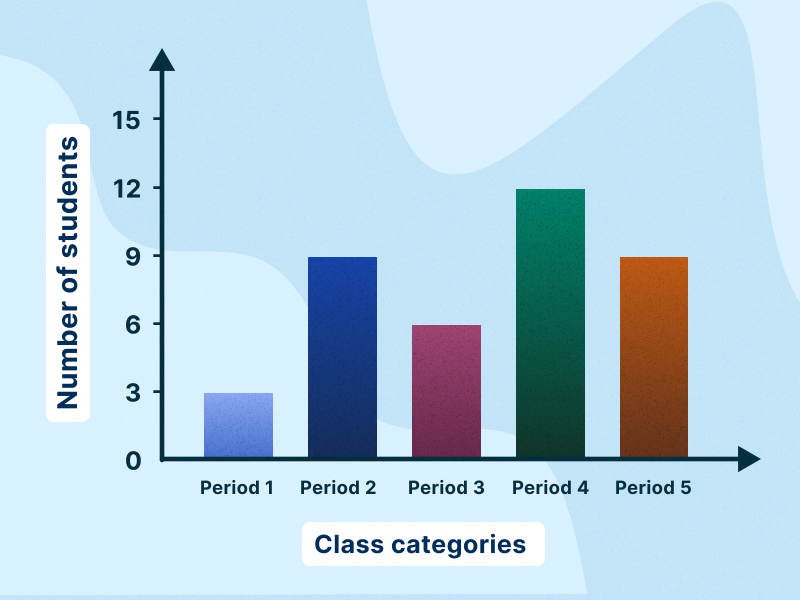
#> input picture Bar Chart/Bar Detection/Dataset/outliers/outlier1.png, 1600 x 1200 px, given as the content of the folder Dataset/images, which was not available (shown at 1/2 size)
$ python barDetector.py
#> lines starting #> are read from the running program, lines starting #| are printed output that depends on the picture; after the words box and inside, x2 and y2 are one past the last pixel; in counts of white or black regions, pixels touching at a corner belong together; pictures that were not available may be replaced by others from this repository, and a replacement may not be noted
import cv2
import numpy as np
import os

def extend_line(x1, y1, x2, y2, img_width, img_height):
    if x1 == x2:  # Vertical line
        return x1, 0, x2, img_height
    elif y1 == y2:  # Horizontal line
        return 0, y1, img_width, y2
    else:
        slope = (y2 - y1) / (x2 - x1)
        intercept = y1 - slope * x1
        x_start = 0
        y_start = int(intercept)
        x_end = img_width
        y_end = int(slope * x_end + intercept)
        return x_start, y_start, x_end, y_end

def get_image(filename:str):
#> called with filename = 'Dataset/images/outlier1.png'
    if filename is None or not isinstance(filename, str):
        return None

    image = cv2.imread(filename)
#> image is the input picture: shape (1200, 1600, 3); mean B, G, R 226.6, 210.2, 184.7

    if image is None:
        return None

    img_width, img_height = 1000, 1000

    return cv2.resize(image, (img_width, img_height))

def detect_axis(filename:str):
    image = get_image(filename)

    if image is None:
        return None, None

    gray = cv2.cvtColor(image, cv2.COLOR_BGR2GRAY)
    edges = cv2.Canny(gray, 50, 150, apertureSize=3)
    lines = cv2.HoughLinesP(edges, 1, np.pi / 180, threshold=200, minLineLength=100, maxLineGap=10)

    leftmost_line = None
    bottommost_line = None
    img_height, img_width = gray.shape

    if lines is not None:
        for line in lines:
            x1, y1, x2, y2 = line[0]

            if abs(x1 - x2) < 10:  # Approx. vertical
                if leftmost_line is None or x1 < leftmost_line[0]:
                    leftmost_line = (x1, y1, x2, y2)

            elif abs(y1 - y2) < 10:  # Approx. horizontal
                if bottommost_line is None or y1 > bottommost_line[1]:
                    bottommost_line = (x1, y1, x2, y2)

    # Extend lines to meet at a common point
    if leftmost_line and bottommost_line:
        lx1, ly1, lx2, ly2 = extend_line(*leftmost_line, img_width, img_height)
        bx1, by1, bx2, by2 = extend_line(*bottommost_line, img_width, img_height)

        return (lx1, ly1, lx2, ly2), (bx1, by1, bx2, by2)

    return leftmost_line, bottommost_line

def find_bar(filename:str, drawBinary:bool=False)->cv2.Mat:
    image = get_image(filename)

    if image is None:
        return None

    # Convert to HSV for color segmentation
    hsv_image = cv2.cvtColor(image, cv2.COLOR_BGR2HSV)
#> hsv_image: shape (1000, 1000, 3); mean H, S, V 95.7, 68.7, 231.3

    # Apply Gaussian Blur to reduce noise
    hsv_image = cv2.GaussianBlur(hsv_image, (5, 5), 0)
#> hsv_image: shape (1000, 1000, 3); mean H, S, V 95.6, 68.7, 231.4
    gray_image = cv2.cvtColor(hsv_image, cv2.COLOR_BGR2GRAY)
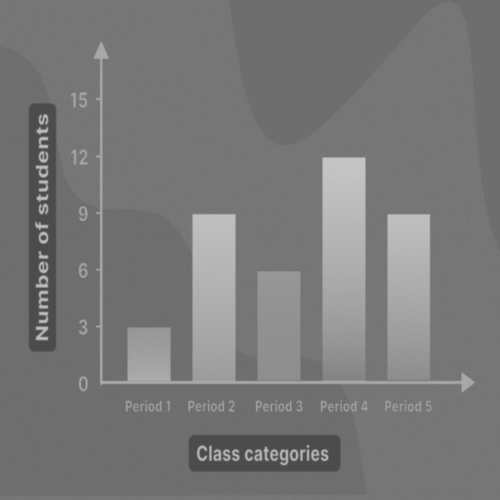
#> gray_image: shape (1000, 1000) (shown at 1/2 size); min 76, max 199, mean 120.4

    # Threshold the image to get binary image and then threshold this image as well
    _, binary_image = cv2.threshold(gray_image, 100, 255, cv2.THRESH_BINARY_INV)
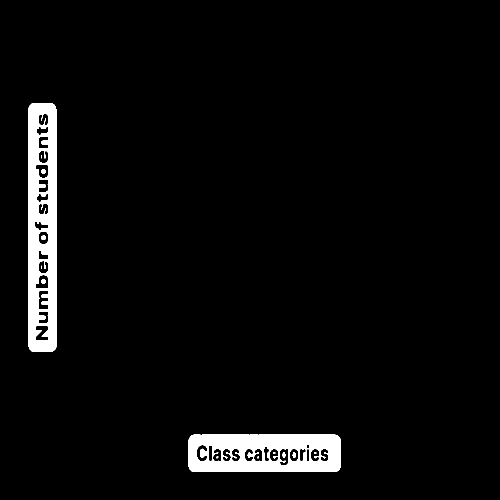
#> binary_image: shape (1000, 1000) (shown at 1/2 size); 4% white; 13 white regions (6 under 20 px), largest, box (x1, y1, x2, y2) and area: (57, 206, 113, 704) 21739, (377, 869, 682, 944) 18273, (82, 471, 92, 480) 73
    _, binary = cv2.threshold(binary_image, 100, 255, cv2.THRESH_BINARY_INV)
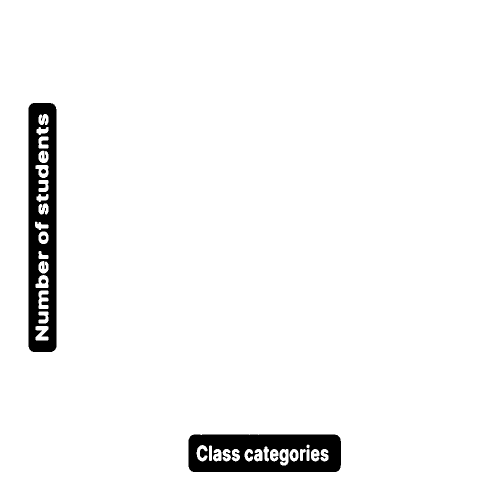
#> binary: shape (1000, 1000) (shown at 1/2 size); 96% white; 13 black regions (6 under 20 px), largest, box (x1, y1, x2, y2) and area: (57, 206, 113, 704) 21739, (377, 869, 682, 944) 18273, (82, 471, 92, 480) 73

    if draw_binary:
        cv2.imshow("HSV Image", hsv_image)
        cv2.imshow("Binary Image", binary)

    # Find contours
    contours, _ = cv2.findContours(binary, cv2.RETR_EXTERNAL, cv2.CHAIN_APPROX_SIMPLE)
#> contours = [[[0, 0], [0, 999], [999, 999], [999, 0]]]

    # Loop through contours and filter filled boxes
    for contour in contours:
        x, y, w, h = cv2.boundingRect(contour)
        contour_area = cv2.contourArea(contour)
        bounding_box_area = w * h

        # Check if contour is a filled box
        if contour_area / bounding_box_area > 0.87:
            cv2.rectangle(image, (x, y), (x + w, y + h), (0, 255, 0), 7)
#> this loop made 1 pass
#> (contour, x, y, w, h, contour_area, bounding_box_area) on pass 1: ([[0, 0], [0, 999], [999, 999], [999, 0]], 0, 0, 1000, 1000, 998001, 1000000)
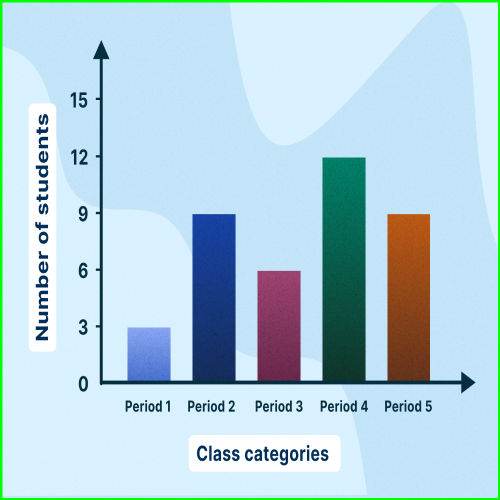
#> image: shape (1000, 1000, 3) (shown at 1/2 size); mean of channels 0, 1, 2 222.1, 210.5, 181; drawn as B, G, R

    return image

def process_images_in_directory(directory:str, drawBinary:bool=False):
    for filename in os.listdir(directory):
        if filename.lower().endswith(('.png', '.jpg', '.jpeg')):
            file_path = os.path.join(directory, filename)

            processed_image = find_bar(file_path, drawBinary)
            x_axis, y_axis = detect_axis(file_path)
#> in detect_axis, `gray = cv2.cvtColor(image, cv2.COLOR_BGR2GRAY)`:
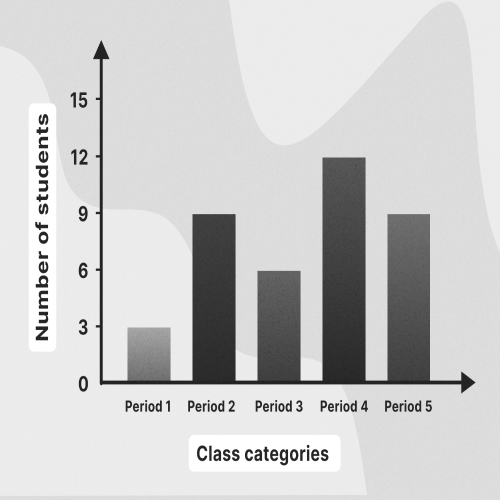
#> gray: shape (1000, 1000) (shown at 1/2 size); min 25, max 255, mean 204.5
#> in detect_axis, `edges = cv2.Canny(gray, 50, 150, apertureSize=3)`:
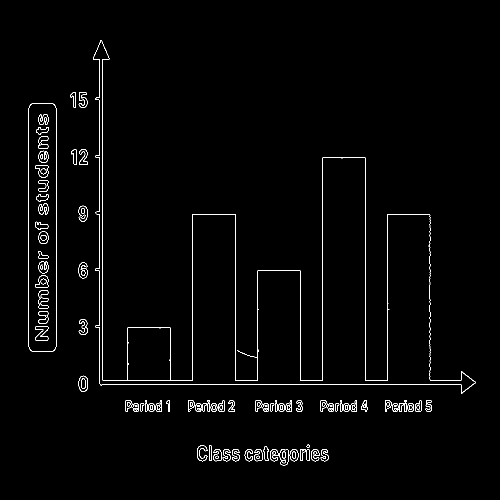
#> edges: shape (1000, 1000) (shown at 1/2 size); 1.4% white in thin lines or dots, all inside (x1, y1, x2, y2) = (57, 80, 951, 931)
#> in detect_axis, `lines = cv2.HoughLinesP(edges, 1, np.pi / 180, threshold=200, minLineL..`: lines = [[200, 768, 921, 768], [205, 760, 205, 118], [199, 767, 199, 118], [731, 761, 731, 316], [112, 693, 112, 216], [57, 693, 57, 216], [207, 761, 384, 761], [471, 761, 471, 430], [644, 738, 644, 321], [645, 619, 645, 379], [601, 761, 601, 543], [859, 758, 859, 428]]
#> the loop in detect_axis, `for line in lines:` made 12 passes
#> in detect_axis, `lx1, ly1, lx2, ly2 = extend_line(*leftmost_line, img_width, img_height)`: lx1 = 57; ly1 = 0; lx2 = 57; ly2 = 1000
#> in detect_axis, `bx1, by1, bx2, by2 = extend_line(*bottommost_line, img_width, img_heig..`: bx1 = 0; by1 = 768; bx2 = 1000; by2 = 768
#> x_axis = (57, 0, 57, 1000); y_axis = (0, 768, 1000, 768)

            if processed_image is not None:

                if x_axis is not None:
                    cv2.line(processed_image, (x_axis[0], x_axis[1]), (x_axis[2], x_axis[3]), (255, 0, 0), 5)
                if y_axis is not None:
                    cv2.line(processed_image, (y_axis[0], y_axis[1]), (y_axis[2], y_axis[3]), (0, 0, 255), 5)
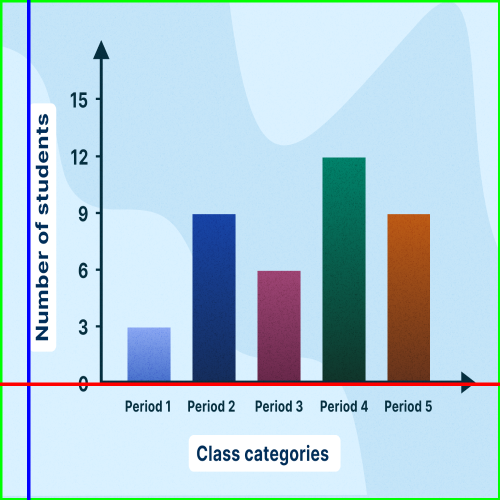
#> processed_image: shape (1000, 1000, 3) (shown at 1/2 size); mean of channels 0, 1, 2 220.9, 207.7, 180.4; drawn as B, G, R

                cv2.imshow(f"Processed Image - {filename}", processed_image)
                cv2.waitKey(0)
                cv2.destroyAllWindows()
            else:
                print(f"Error processing image: {file_path}")

if __name__ == '__main__':

    outliers = False

    if outliers:
        images_folder = 'Dataset/outliers'
        draw_binary = True
    else:
        images_folder = 'Dataset/images'
        draw_binary = True

    process_images_in_directory(images_folder, draw_binary)
